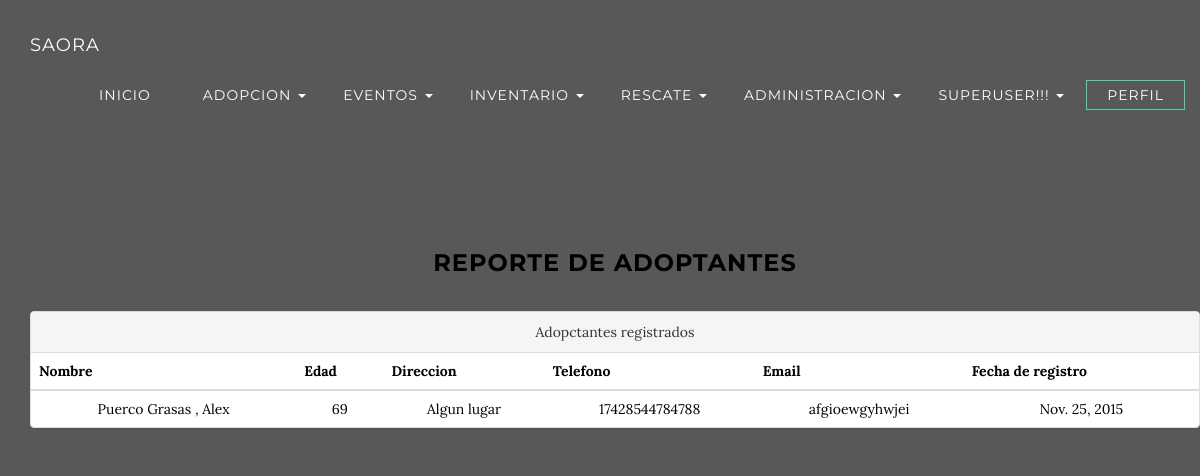
The page /adop/con_adoptante/ (signed in) on the database as committed earlier.
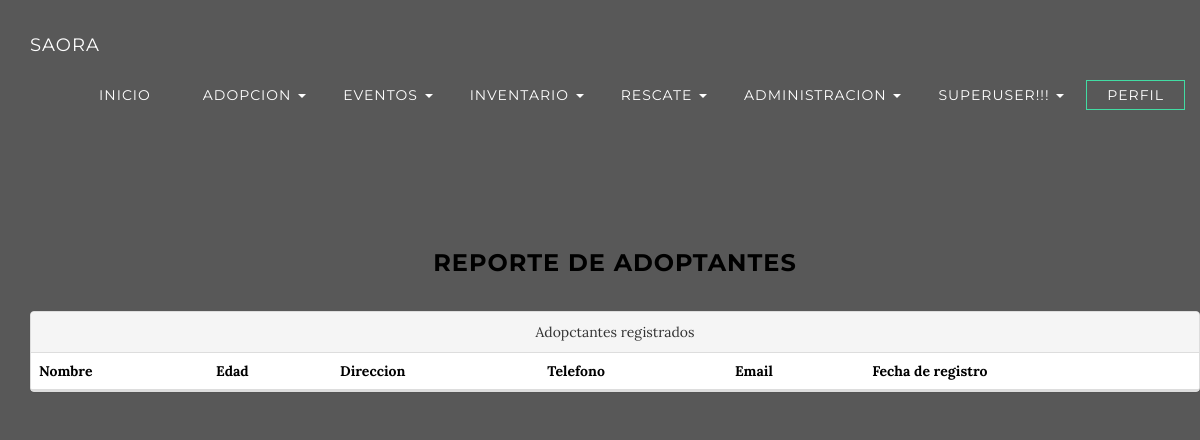
The same page on the database as committed later.
### SAORA/apps/Adopcion/models.py (models this page shows, shortened)
class Adoptante(models.Model):
	nombre = models.CharField(max_length=25)
	ape_pat = models.CharField(max_length=25)
	ape_mat = models.CharField(max_length=25)
	edad = models.IntegerField()
	direccion  = models.CharField(max_length=100)
	tel = models.IntegerField()
	email = models.CharField(max_length=45)
	ult_act = models.DateField(auto_now_add=True)

### SAORA/apps/Adopcion/views.py (the view)
@login_required(login_url='/')
def Con_Adoptante(request):
    obj = Adoptante.objects.all()
    ctx = {'mensaje':obj}
    return render(request,'Adopcion/con_adoptante.html',ctx)

### SAORA/templates/Adopcion/con_adoptante.html (shortened to what this page needs)
{% extends "General/base.html"%}
{% block content %}
<section class="container content-section text-center">
	<div class="container">
		<h3>Reporte de adoptantes</h3>
	</div>
	<div class="container">
		<section class="row">
			<div class="panel panel-default">
			<div class="panel-heading">Adopctantes registrados</div>
				<table class="table">
					<thead>
						<tr>
							<th>Nombre</th>
							<th>Edad</th>
							<th>Direccion</th>
              <th>Telefono</th>
              <th>Email</th>
							<th>Fecha de registro</th>
						</tr>
					</thead>
					<tbody>
						{% for item in mensaje %}
							<tr>
								<td>{{item.ape_pat}} {{item.ape_mat}} , {{item.nombre}}</td>
								<td> {{item.edad}} </td>
								<td> {{item.direccion}} </td>
								<td> {{item.tel}} </td>
								<td> {{item.email}} </td>
								<td> {{item.ult_act}} </td>
							</tr>
						{% endfor %}
					</tbody>
				</table>
			</div>
		</section>
	</div>
</section>
{% endblock %}

Rows that differ between the two databases and show on the page:
removed Adoptante: ape_pat "Puerco", ape_mat "Grasas", nombre "Alex", edad "69", direccion "Algun lugar", tel "17428544784788", email "afgioewgyhwjei", ult_act "Nov. 25, 2015"
